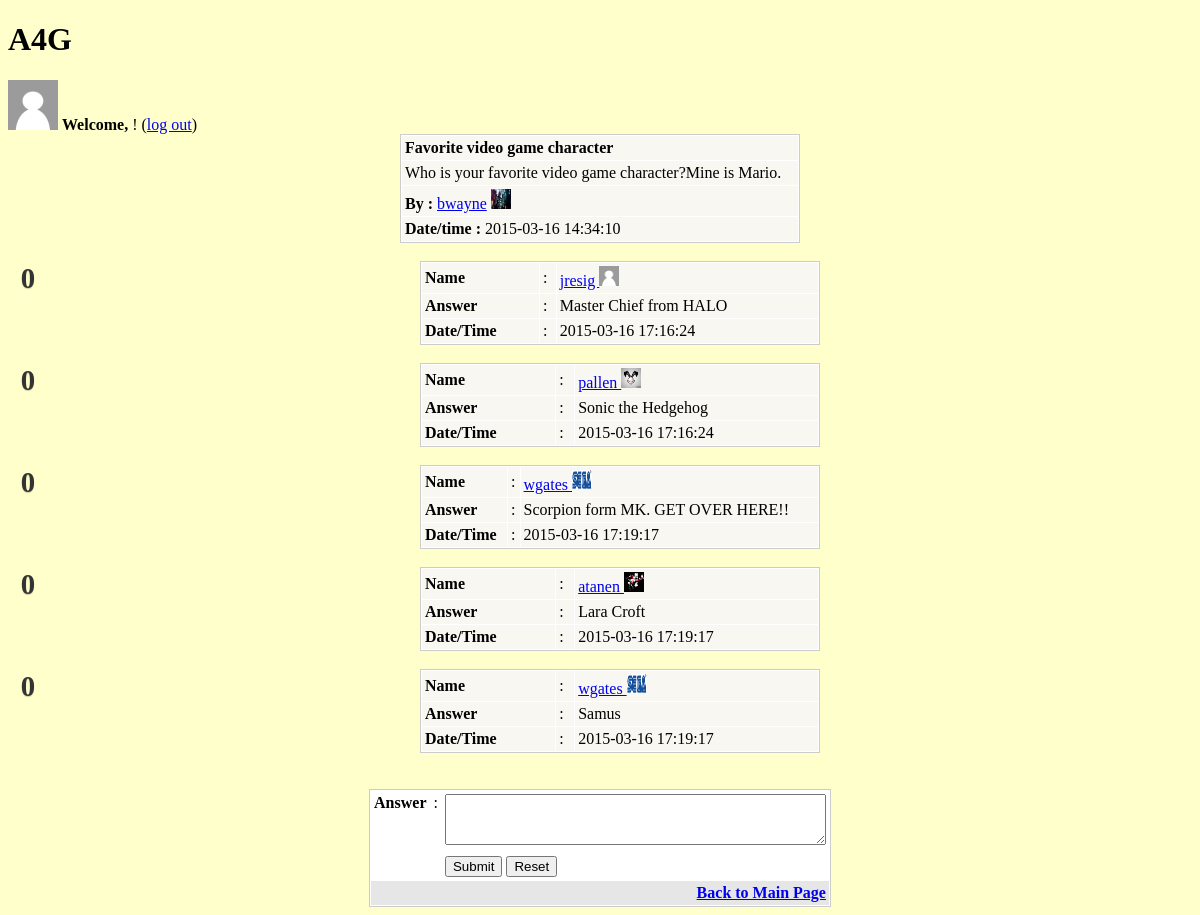
Page /view.php?id=19 on the committed database.
### tables this page shows
CREATE TABLE IF NOT EXISTS `question` (
  `u_id` int(4) NOT NULL,
`q_id` int(4) NOT NULL,
  `topic` varchar(255) NOT NULL,
  `detail` longtext NOT NULL,
  `datetime` timestamp NOT NULL DEFAULT '0000-00-00 00:00:00' ON UPDATE CURRENT_TIMESTAMP,
  `view` int(4) DEFAULT '0',
  `reply` int(4) DEFAULT '0',
  `value` int(5) NOT NULL DEFAULT '0'
);

CREATE TABLE IF NOT EXISTS `user` (
`id` int(4) NOT NULL,
  `username` varchar(30) NOT NULL,
  `password` varchar(30) NOT NULL,
  `picture` longtext NOT NULL
);

CREATE TABLE IF NOT EXISTS `answer` (
  `user_id` int(4) NOT NULL,
  `question_id` int(4) NOT NULL,
`a_id` int(4) NOT NULL,
  `a_answer` longtext NOT NULL,
  `a_datetime` timestamp NOT NULL DEFAULT '0000-00-00 00:00:00',
  `vote` int(5) NOT NULL DEFAULT '0',
  `like` tinyint(1) NOT NULL DEFAULT '0'
);

### view.php (the view, shortened to what this page needs)
<?php
include_once "creds.php";
$tbl_name="question";
$tbl_name2="user";
$tbl_name3="answer";
$db = new mysqli($host, $user,$pw,$db_name);
$id=$_GET['id'];
$sql="SELECT * FROM `$tbl_name` WHERE `q_id` = $id";
$result=$db->query($sql) ;
$rows=mysqli_fetch_array($result);
?>
<!DOCTYPE html>
<html>
<head>
<link href="http://netdna.bootstrapcdn.com/font-awesome/3.2.1/css/font-awesome.min.css" rel="stylesheet">
<link rel="stylesheet" type="text/css" href="style.css">
</head>
<h1> A4G </h1>
<body>
<?php
	$uname = $_SESSION['username'];
	$sql1="SELECT id FROM `$tbl_name2` WHERE `username` =  '".$uname. "'";
	$results=$db->query($sql1);
	$row=mysqli_fetch_array($results);
	$sqlpic ="SELECT picture FROM `$tbl_name2` WHERE `username` = '".$uname. "'";
	$respic = $db->query($sqlpic);
	$rpic = mysqli_fetch_array($respic);
	if($rpic['picture'] == "" ){
		echo "<img width='50' height = '50' src='Pictures/default.png' alt='Default Profile Pic'>";
	}
	else{
		echo"<img width='50' height='50' src='Pictures/".$rpic['picture']."' alt=Profile Pic'>";
	}
?>
<td> <strong>Welcome, </strong> <a href="profile.php?id=<?php echo $row['id']; ?>" ><?=$_SESSION['username']?> </a> !  (<a href="index.php?action=logout">log out</a>)</td>
<table width="400" border="0" align="center" cellpadding="0" cellspacing="1" bgcolor="#CCCCCC">
<tr>
<td><table width="100%" border="0" cellpadding="3" cellspacing="1" bordercolor="1" bgcolor="#FFFFFF">
<tr>
<td bgcolor="#F8F7F1"><strong><?php echo $rows['topic']; ?></strong></td>
</tr>
<tr>
<td bgcolor="#F8F7F1"><?php echo $rows['detail']; ?></td>
</tr>
<tr>
<?php
$name = "Anon";
$number = $rows['u_id'];
$sqli="SELECT username FROM `$tbl_name2` WHERE `id`= $number";
$res=$db->query($sqli);
$row=mysqli_fetch_array($res);
if (isset($row)){
	$name=$row['username'];
}
?>
<td bgcolor="#F8F7F1"><strong>By :</strong> <a href="profile.php?id=<?php echo $rows['u_id']; ?>" ><?php echo $name; ?></a>
<?php
	$sqlpicture = "SELECT picture FROM `$tbl_name2` WHERE `id` =$number";
	$picres=$db->query($sqlpicture);
	$picrow=mysqli_fetch_array($picres);
	if($picrow['picture'] == "" ){
		echo "<img width='20' height = '20' src='Pictures/default.png' alt='Default Profile Pic'>";
	}
	else{
		echo"<img width='20' height='20' src='Pictures/".$picrow['picture']."' alt=Profile Pic'>";
	}
?>
</td>
</tr>
<tr>
<td bgcolor="#F8F7F1"><strong>Date/time : </strong><?php echo $rows['datetime']; ?></td>
</tr>
</table></td>
</tr>
</table>
<BR>
	<?php
$sql2="SELECT * FROM `$tbl_name3` WHERE `question_id` = $id  ORDER BY `like` DESC ";
$result2=$db->query($sql2);
while($rows=mysqli_fetch_array($result2)){
	?>
<table width="400" border="0" align="center" cellpadding="0" cellspacing="1" bgcolor="#CCCCCC">
<tr>
<td><table width="100%" border="0" cellpadding="3" cellspacing="1" bgcolor="#FFFFFF">
<tr>
<?php
$num = $rows['user_id'];
$sqli2="SELECT * FROM `$tbl_name2` WHERE `id`= $num";
$ress=$db->query($sqli2);
$roww=mysqli_fetch_array($ress);
if (isset($ress)){
$a_name=$roww['username'];
}
?>
<td bgcolor="#F8F7F1"><strong>Name</strong></td>
<td bgcolor="#F8F7F1">:</td>
<td bgcolor="#F8F7F1"><a href="profile.php?id=<?php echo $roww['id']; ?>"> <?php echo $a_name; ?> </a>
<?php
	$sqlpicture = "SELECT picture FROM `$tbl_name2` WHERE `id` =$num";
	$picres=$db->query($sqlpicture);
	$picrow=mysqli_fetch_array($picres);
	if($picrow['picture'] == "" ){
		echo "<img width='20' height = '20' src='Pictures/default.png' alt='Default Profile Pic'>";
	}
	else{
		echo"<img width='20' height='20' src='Pictures/".$picrow['picture']."' alt=Profile Pic'>";
	}
?>
</td>
</tr>
<form method="post"id="like_form" action="like.php">
<tr>
<td bgcolor="#F8F7F1"><strong>Answer</strong></td>
<td bgcolor="#F8F7F1">:</td>
<td bgcolor="#F8F7F1"><?php echo $rows['a_answer']; ?></td>
</tr>
<tr>
<td bgcolor="#F8F7F1"><strong>Date/Time</strong></td>
<td bgcolor="#F8F7F1">:</td>
<td bgcolor="#F8F7F1"><?php echo $rows['a_datetime']; ?></td>
</tr>
</table></td>
</tr>
<div class="item" data-postid="<?php echo $rows['a_id']; ?>" data-score="<?php echo $rows['vote']; ?>">
<div class = "vote-span">
	<div class="vote-score"><?php echo $rows['vote']; ?></div>
</div>
</div>
</table></td>
</table><br></form>
<?php
}
?>
<BR>
	<table width="400" border="0" align="center" cellpadding="0" cellspacing="1" bgcolor="#CCCCCC">
<tr>
<form name="form1" method="post" action="add_answer.php">
<td>
<table width="100%" border="0" cellpadding="3" cellspacing="1" bgcolor="#FFFFFF">
<tr>
<td valign="top"><strong>Answer</strong></td>
<td valign="top">:</td>
<td><textarea name="a_answer" cols="45" rows="3" id="a_answer"></textarea></td>
</tr>
<tr>
<td>&nbsp;</td>
<td><input name="id" type="hidden" value="<?php echo $id; ?>"></td>
<td><input type="submit" name="Submit" value="Submit"> <input type="reset" name="Submit2" value="Reset"></td>
</tr>
<tr>
<td colspan="5" align="right" bgcolor="#E6E6E6"><a href="index.php"><strong>Back to Main Page</strong> </a></td>
</tr>
</table>
</td>
</form>
</tr>
</table>
</body>
</html>

### style.css (style rules this page uses)
.vote-span { width: 40px; float: left; margin: 1px 0; }
.vote, .vote-score { clear: both; text-shadow: 0 1px 1px rgba(0, 0, 0, 0.2); cursor: pointer; text-align: center; color: #333; font-size: 1.8em; font-weight: bold; }
.vote-score { cursor: text; }
body { background-color: #FFFFCC; }
h1 { color: : #3333CC; }

### rows in the picture
question: topic "Favorite video game character", detail "Who is your favorite video game character?Mine is Mario.", datetime "2015-03-16 14:34:10"
user: username "bwayne", picture (picture)
answer: user.username "jresig", a_answer "Master Chief from HALO", a_datetime "2015-03-16 17:16:24", vote "0"
answer: user.username "pallen", user.picture (picture), a_answer "Sonic the Hedgehog", a_datetime "2015-03-16 17:16:24", vote "0"
answer: user.username "wgates", user.picture (picture), a_answer "Scorpion form MK. GET OVER HERE!!", a_datetime "2015-03-16 17:19:17", vote "0"
answer: user.username "atanen", user.picture (picture), a_answer "Lara Croft", a_datetime "2015-03-16 17:19:17", vote "0"
answer: user.username "wgates", user.picture (picture), a_answer "Samus", a_datetime "2015-03-16 17:19:17", vote "0"
